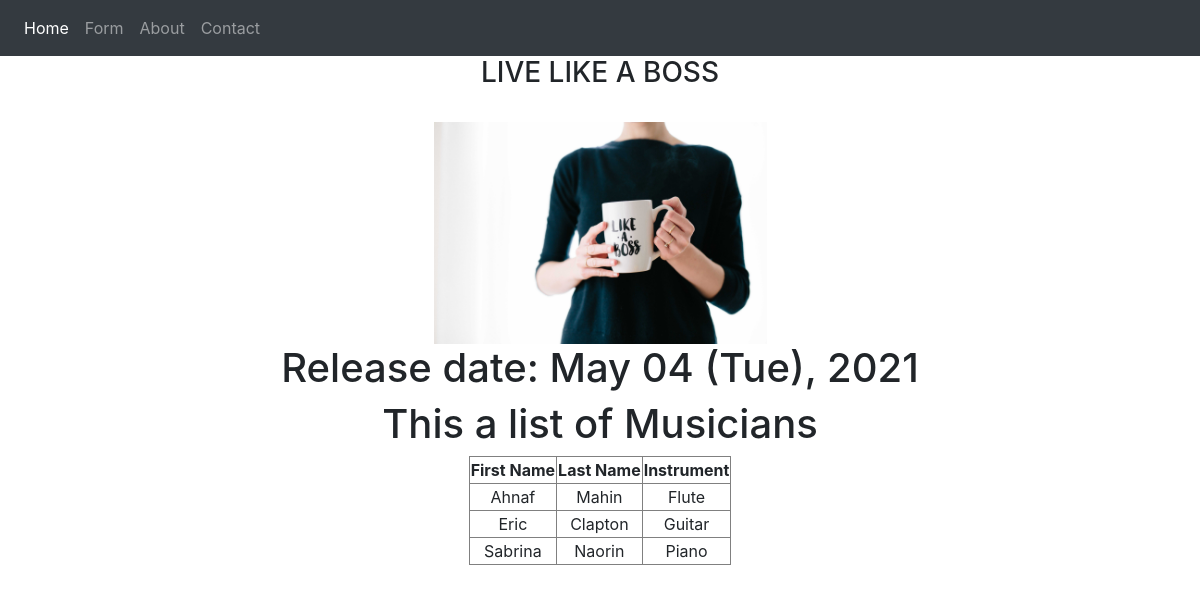
The page /my_app/ on the database its author committed.
### my_app/models.py (models this page shows, shortened)
class Album(models.Model):
    artist = models.ForeignKey(Musician, on_delete=models.CASCADE)
    name = models.CharField(max_length=100)
    release_date = models.DateField()
    rating = (
    (1, "Worst"),
    (2, "Bad"),
    (3, "Not Bad"),
    (4, "Good"),
    (5, "Excellent!"),
    )
    num_stars = models.IntegerField(choices=rating)

class Musician(models.Model):
    first_name = models.CharField(max_length=50)
    last_name = models.CharField(max_length=50, null=True)
    instrument = models.CharField(max_length=100, blank=False)

### my_app/views.py (the view)
# urls.py: path('', views.index, name='index'),
def index(request):
    musician_list = Musician.objects.order_by('first_name')
    diction = {'text_1': "Live like a boss",'text_2':'This a list of Musicians', 'musician': musician_list, 'value': Album.objects.get(pk=4)}
    return render(request, 'my_app/index.html', context=diction)

### templates/my_app/index.html
<!DOCTYPE html>
{% extends "my_app/base.html" %}
{% load static %}
{% block body_block %}
<h3>{{ text_1|upper }}</h3>
<br>
<img src="{% static "my_app/images/boss_lady.jpg" %}" alt="boss_lady">
<br>
<h1>Release date: {{ value.release_date| date:"M d (D), Y" }}</h1>
<h1>{{ text_2 }}</h1>
<table border="1">
  <tr>
    <th>First Name</th>
    <th>Last Name</th>
    <th>Instrument</th>
  </tr>
  {% for row in musician %}
  <tr>
    <td> {{ row.first_name }} </td>
    <td> {{ row.last_name }} </td>
    <td> {{ row.instrument }} </td>
  </tr>
  {% endfor %}
</table>
{% endblock %}

### templates/my_app/base.html (shortened to what this page needs)
<!DOCTYPE html>
{% load static %}
<html lang="en" dir="ltr">
<head>
  <link rel="stylesheet" href="https://maxcdn.bootstrapcdn.com/bootstrap/4.4.1/css/bootstrap.min.css">
  <link rel="stylesheet" href={% static "my_app/css/style.css" %}>
</head>
<body>
  <nav class="navbar navbar-expand-sm bg-dark navbar-dark">
  <ul class="navbar-nav">
    <li class="nav-item active">
      <a class="nav-link" href="{% url 'my_app:index' %}">Home</a>
    </li>
    <li class="nav-item">
      <a class="nav-link" href="{% url 'my_app:form' %}">Form</a>
    </li>
    <li class="nav-item">
      <a class="nav-link" href="{% url 'my_app:about' %}">About</a>
    </li>
    <li class="nav-item">
      <a class="nav-link" href="{% url 'my_app:contact' %}">Contact</a>
    </li>
  </ul>
</nav>
<div class="container">
{% block body_block %}
{% endblock %}
</div>
</body>
</html>

### Static/my_app/CSS/style.css (style rules this page uses)
img { width: 30%; height: 30%; }
body { text-align: center; }
table { margin-left: auto; margin-right: auto; }

### rows shown on the page
Album: release_date "May 04 (Tue), 2021"
Musician: first_name "Ahnaf", last_name "Mahin", instrument "Flute"
Musician: first_name "Eric", last_name "Clapton", instrument "Guitar"
Musician: first_name "Sabrina", last_name "Naorin", instrument "Piano"

### other values the page prints
{{ text_1|upper }} "LIVE LIKE A BOSS"
{{ text_2 }} "This a list of Musicians"
